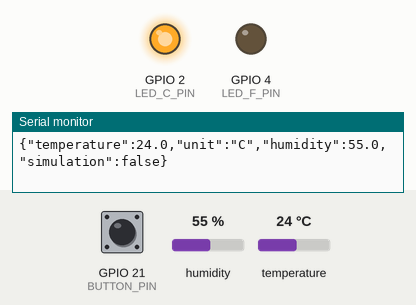
This sketch was run on a simulated ESP32. Parts: output pins drawn as LEDs (lit = HIGH), the last lines printed to the serial monitor. The inputs (shaded band) are chosen by the test bench; at power-on: GPIO 21 (BUTTON_PIN) HIGH, humidity 55 %, temperature 24 °C. WiFi joins after 1.5 s; servers stay silent unless stated; no MQTT or app messages arrive unless stated.

Above: at 3.0 s.
3.1 s: GPIO 21 (BUTTON_PIN) pulled LOW for 0.15 s
At 4.0 s:
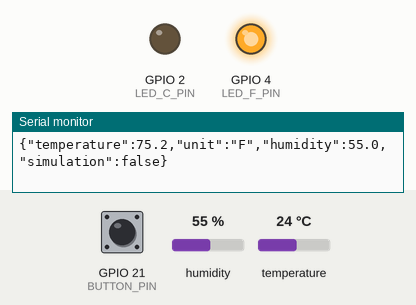
4.7 s: GPIO 21 (BUTTON_PIN) pulled LOW for 1 s
At 5.2 s:
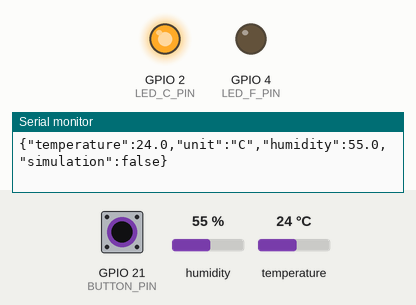
7.2 s: GPIO 21 (BUTTON_PIN) pulled LOW for 3.2 s
At 8.3 s:
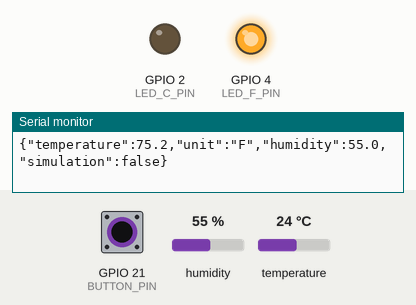
Timing chart, 0 to 10.2 s (numbered marks = the images above; inputs shaded):
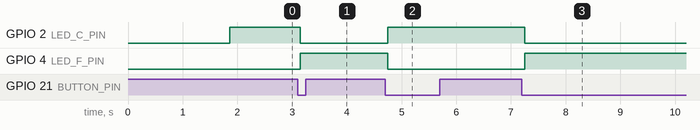

The sketch:

station.ino
```cpp
#include <WiFi.h>
#include <PubSubClient.h>
#include <DHT.h>

//  WIFI
const char* ssid = "exemple_Wifi";
const char* password = "jeSuisUnMotDePasseTresFort123!";

//  MQTT
const char* mqtt_server = "captain.dev0.pandor.cloud";
const int mqtt_port = 1884;
const char* mqtt_topic = "station/temperature";
const char* mqtt_client_id = "ESP32-Station";

// PINS
const int BUTTON_PIN = 21;
const int LED_C_PIN  = 2;
const int LED_F_PIN  = 4;

const int DHT_PIN = 33;
#define DHTTYPE DHT22

//  CAPTEUR
DHT dht(DHT_PIN, DHTTYPE);

// VARIABLES
float celsius = 0.0;
float fahrenheit = 0.0;
float humidity = 0.0;

bool modeCelsius = true;
bool modeSimulation = false;

unsigned long lastDebounceTime = 0;
const unsigned long debounceDelay = 50;
bool lastReading = HIGH;
bool stableState = HIGH;

unsigned long lastPublish = 0;
const unsigned long publishInterval = 1000;

// MQTT objects
WiFiClient espClient;
PubSubClient client(espClient);

// WIFI SETUP
void setup_wifi() {
  Serial.print("Connexion WiFi");
  WiFi.mode(WIFI_STA);
  WiFi.begin(ssid, password);

  while (WiFi.status() != WL_CONNECTED) {
    delay(400);
    Serial.print(".");
  }

  Serial.println("\nWiFi connecté !");
  Serial.print("IP: ");
  Serial.println(WiFi.localIP());
}

// MQTT RECONNECT
void reconnect_mqtt() {
  while (!client.connected()) {
    Serial.print("Connexion MQTT...");
    if (client.connect(mqtt_client_id)) {
      Serial.println("OK");
    } else {
      Serial.print("ECHEC (state=");
      Serial.print(client.state());
      Serial.println(")");
      delay(2000);
    }
  }
}

// JSON PAYLOAD
String buildPayload() {
  String payload = "{";
  payload += "\"temperature\":";
  payload += (modeCelsius ? String(celsius, 1) : String(fahrenheit, 1));
  payload += ",\"unit\":\"";
  payload += (modeCelsius ? "C" : "F");
  payload += "\",\"humidity\":";
  payload += String(humidity, 1);
  payload += ",\"simulation\":";
  payload += (modeSimulation ? "true" : "false");
  payload += "}";
  return payload;
}

void setup() {
  pinMode(BUTTON_PIN, INPUT_PULLUP);
  pinMode(LED_C_PIN, OUTPUT);
  pinMode(LED_F_PIN, OUTPUT);

  Serial.begin(115200);
  delay(200);

  dht.begin();

  setup_wifi();
  client.setServer(mqtt_server, mqtt_port);

  Serial.println("BOOT OK");
}

void loop() {
  if (!client.connected()) reconnect_mqtt();
  client.loop();
  bool reading = digitalRead(BUTTON_PIN);

  if (reading != lastReading) lastDebounceTime = millis();

  if ((millis() - lastDebounceTime) > debounceDelay) {
    if (reading != stableState) {
      stableState = reading;
      if (stableState == LOW) modeCelsius = !modeCelsius;
    }
  }
  lastReading = reading;


  if (modeSimulation) {
    celsius = 45.0;
    humidity = 55.0;
  } else {
    float t = dht.readTemperature(); // °C
    float h = dht.readHumidity();    // %

    if (!isnan(t)) celsius = t;
    else Serial.println("DHT22: temp invalide");

    if (!isnan(h)) humidity = h;
    else Serial.println("DHT22: humidite invalide");
  }

  fahrenheit = (celsius * 9.0) / 5.0 + 32.0;

  // LEDs
  digitalWrite(LED_C_PIN, modeCelsius ? HIGH : LOW);
  digitalWrite(LED_F_PIN, modeCelsius ? LOW : HIGH);

  if (millis() - lastPublish >= publishInterval) {
    lastPublish = millis();

    String payload = buildPayload();
    Serial.println(payload);

    if (!client.publish(mqtt_topic, payload.c_str())) {
      Serial.println("Publish MQTT: ECHEC");
    }
  }
}
```

Measured:
- after the input at 3.1 s, GPIO 2 (LED_C_PIN): HIGH → LOW after 0.05 s; GPIO 4 (LED_F_PIN): LOW → HIGH after 0.05 s
- after the input at 4.7 s, GPIO 2 (LED_C_PIN): LOW → HIGH after 0.05 s; GPIO 4 (LED_F_PIN): HIGH → LOW after 0.05 s
- after the input at 7.2 s, GPIO 2 (LED_C_PIN): HIGH → LOW after 0.05 s; GPIO 4 (LED_F_PIN): LOW → HIGH after 0.05 s
